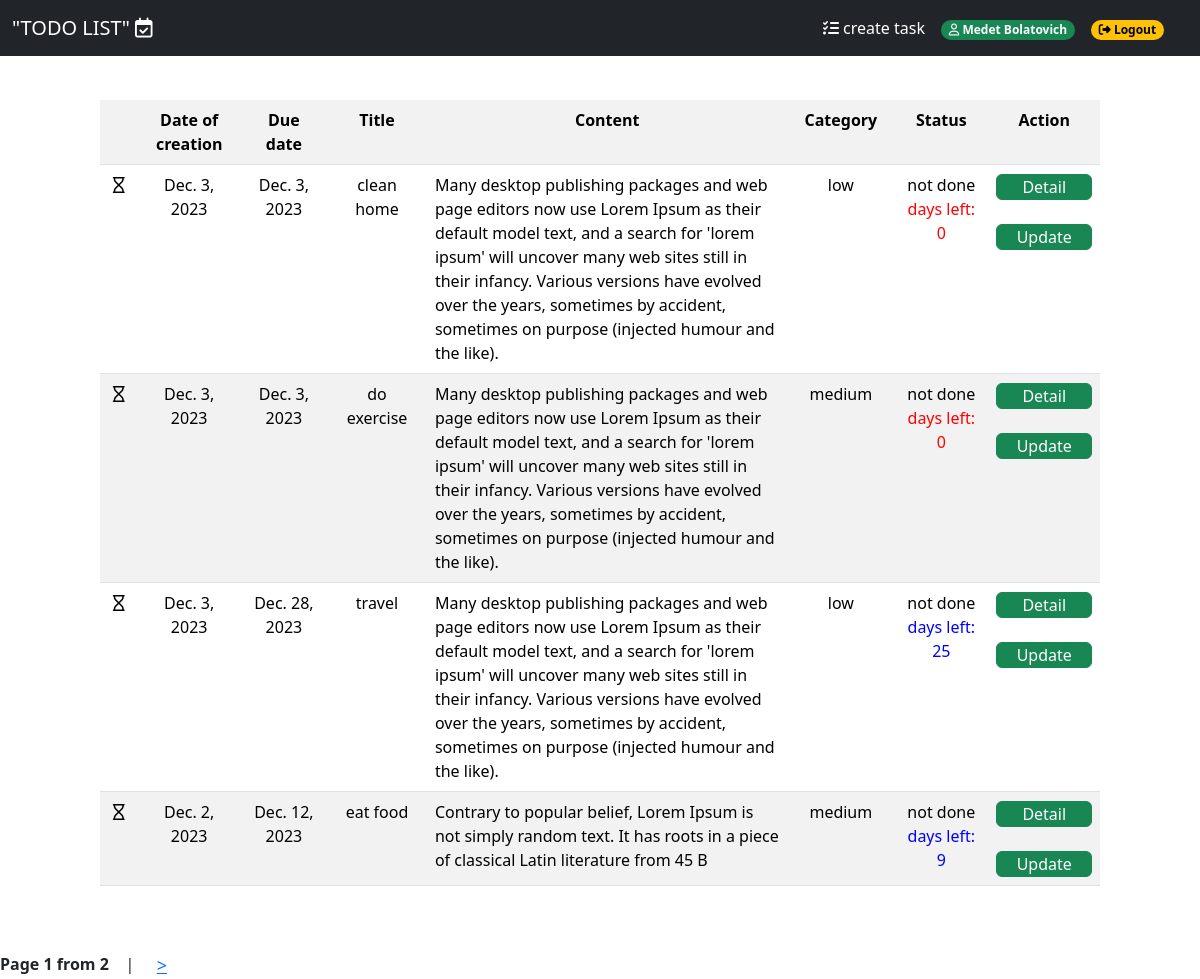
The page /todolist/ (signed in) on the database its author committed.
### app/models.py (models this page shows, shortened)
class Todolist(models.Model):
    title = models.CharField(max_length=250)
    content = models.TextField(blank=True)
    created = models.DateField(default=timezone.now().strftime("%Y-%m-%d"))
    due_date = models.DateField(default=timezone.now().strftime("%Y-%m-%d"))
    category = models.ForeignKey(Category, on_delete=models.PROTECT)
    user = models.ForeignKey(User, on_delete=models.CASCADE)
    status = models.BooleanField(verbose_name="Status", default=False, null=True, blank=True)
    class Meta:
        ordering = ['-created']

class Category(models.Model):
    name = models.CharField(max_length=30)
    class Meta:
        verbose_name = "Category"
        verbose_name_plural = "Categories"

### app/views.py (the view)
# urls.py: path('todolist/', TodolistView.as_view(), name='todolist'),
class TodolistView(View):
    def get(self, request):
        todo = Todolist.objects.filter(user=request.user.id)
        todo_list = list(todo.values())
        current_date = date.today()
        for each in todo_list:
            left_days = (each['due_date'] - current_date)
            each['left_days'] = left_days.days
            category = Category.objects.get(id=each['category_id'])
            each['category_id']=category.name
        print(type(left_days))
        paginator = Paginator(todo_list, 4)
        if 'page' in request.GET:
            page_num = request.GET['page']
        else:
            page_num = 1
        page = paginator.get_page(page_num)
        context = {'page':page}
        return render(request, 'todolist.html', context)

### templates/todolist.html (shortened to what this page needs)
{% extends "base.html" %}
{% block content %}
<div style="padding: 30px 100px 30px 100px">
            <table class="table table-striped table-responsive" >
                <tr class="centring">
                    <th class="width3"></th>
                    <th class="width1"> Date of creation </th>
                    <th class="width1"> Due date </th>
                    <th class="width1"> Title </th>
                    <th class="width2"> Content </th>
                    <th class="width1"> Category </th>
                    <th class="width1"> Status </th>
                    <th class="width1"> Action </th>
                </tr>
                {% for each in page %}
                <tr>
                    <td class="centring">{% if each.status %} <i class="fa-solid fa-check"></i> {% else %} <i class="fa-regular fa-hourglass"></i> {% endif %}</td>
                    <td class="centring">{{each.created}}</td>
                    <td class="centring">{{each.due_date}} </td>
                    <td class="centring">{{each.title}}</td>
                    <td>{{each.content}}</td>
                    <td class="centring">{{each.category_id}}</td>
                    <td class="centring">{% if each.status %} done {% else %} not done <br> <span style="color: {% if each.left_days < 2 %} red {% else %} blue {% endif %};"> days left:  {{ each.left_days }} </span> {% endif %}  </td>
                    <td><a href="{% url 'detail' each.id %}"  class="btn btn-success w-100 py-0"> Detail </a><br><br>
                        <a href="{% url 'update' each.id %}"  class="btn btn-success w-100 py-0"> Update </a>
                    </td>
                </tr>
                {% endfor %}
            </table>
</div>
<div class="pagination">
    <span class="current">Page {{ page.number }} from {{ page.paginator.num_pages }}</span>
    {% if page.has_next %}
        &nbsp; &nbsp; | &nbsp;&nbsp;
        <a href="?page={{ page.next_page_number }}"> &gt; </a>
    {% endif %}
</div>
{% endblock %}

### templates/base.html (shortened to what this page needs)
{% load static %}
<!DOCTYPE html>
<html lang="en">
<head>
    <link href="https://cdn.jsdelivr.net/npm/bootstrap@5.3.2/dist/css/bootstrap.min.css" rel="stylesheet">
</head>
<body>
    <nav class="navbar navbar-expand-md navbar-dark fixed-top bg-dark">
        <div class="container-fluid">
            <a class="navbar-brand" href="{% url 'todolist' %}"> "TODO LIST" <i class="fa-regular fa-calendar-check"></i></a>
            <div class="offcanvas offcanvas-end text-bg-dark" tabindex="-1" id="offcanvasNavbar2" aria-labelledby="offcanvasNavbar2Label">
                <div class="offcanvas-body">
                    <ul class="navbar-nav justify-content-end flex-grow-1 pe-3">
                        {% if request.user.is_authenticated %}
                        <li class="nav-item">
                            <a class="nav-link active" aria-current="page" href="{% url 'todocreate' %}"><i class="fa-solid fa-list-check"></i> create task</a>
                        </li>
                        <li class="nav-item">
                            <span class="nav-link active" aria-current="page"><span class="badge text-bg-success rounded-pill" > <i class="fa-regular fa-user"></i>   {{ request.user.first_name }} </span></span>
                        </li>
                        <li class="nav-item">
                            <a class="nav-link active" aria-current="page" href="{% url 'logout' %}"> <span class="badge text-bg-warning rounded-pill"><i class="fa-solid fa-right-from-bracket"></i>  Logout</span> </a>
                        </li>
                        {% endif %}
                    </ul>
                </div>
            </div>
        </div>
    </nav>
    <div style="margin-top: 70px;">
        {% block content %}
        {% endblock %}
    </div>
</body>
</html>

### templates/base.html (style rules this page uses)
.width1 { width: 130px; }
.width2 { width: 700px; }
.width3 { width: 50px; }
.centring { text-align: center; }
.pagination { margin-top: 20px; text-align: center; }
.pagination a { font-size: 18px; margin: 0 10px; }
.pagination .current { font-weight: bold; }

### rows shown on the page
Todolist: created "Dec. 3, 2023", due_date "Dec. 3, 2023", title "clean home", content "Many desktop publishing packages and web page editors now use Lorem Ipsum as their default model text, and a search for 'lorem ipsum' will uncover many web sites still in their infancy. Various versions have evolved over the years, sometimes by accident, sometimes on purpose (injected humour and the like).", category_id "low", left_days "0"
Todolist: created "Dec. 3, 2023", due_date "Dec. 3, 2023", title "do exercise", content "Many desktop publishing packages and web page editors now use Lorem Ipsum as their default model text, and a search for 'lorem ipsum' will uncover many web sites still in their infancy. Various versions have evolved over the years, sometimes by accident, sometimes on purpose (injected humour and the like).", category_id "medium", left_days "0"
Todolist: status False (drawn), created "Dec. 3, 2023", due_date "Dec. 28, 2023", title "travel", content "Many desktop publishing packages and web page editors now use Lorem Ipsum as their default model text, and a search for 'lorem ipsum' will uncover many web sites still in their infancy. Various versions have evolved over the years, sometimes by accident, sometimes on purpose (injected humour and the like).", category_id "low", left_days "25"
Todolist: status False (drawn), created "Dec. 2, 2023", due_date "Dec. 12, 2023", title "eat food", content "Contrary to popular belief, Lorem Ipsum is not simply random text. It has roots in a piece of classical Latin literature from 45 B", category_id "medium", left_days "9"

### other values the page prints
{{ request.user.first_name }} "Medet Bolatovich"
{{ page.number }} "1"
{{ page.paginator.num_pages }} "2"
